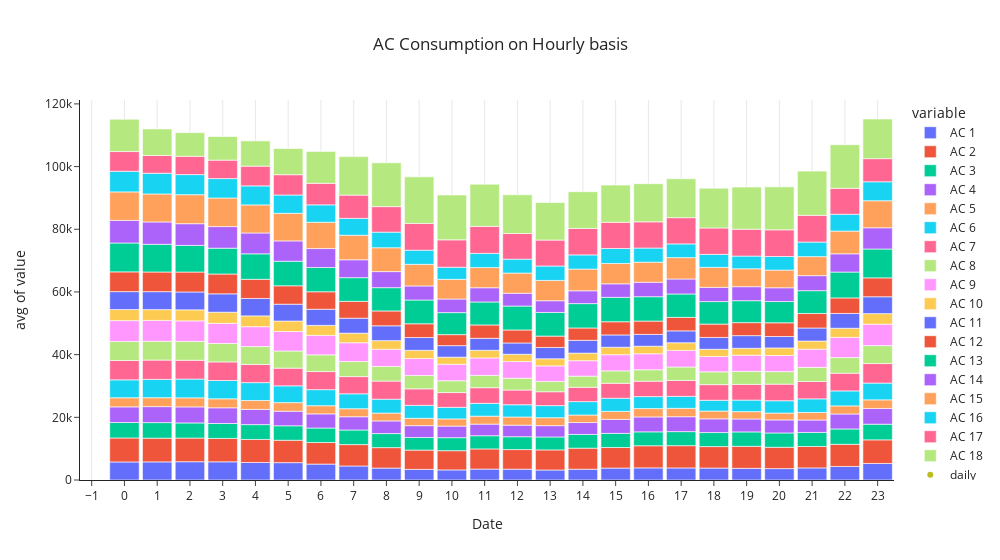

The notebook cell saved with this chart:
### Markdown cell above
This histogram represents the avg power consumed by the AC's over a period of two months.

### Code cell
fig = px.histogram(hour_wise, x="Date", y=hour_wise.columns, histfunc="avg", title="AC Consumption on Hourly basis")
fig.update_traces(xbins_size="M1")
fig.update_xaxes(showgrid=True, ticklabelmode="period", dtick="M1", tickformat="%b\n%Y")
fig.update_layout(bargap=0.1)
fig.add_trace(go.Scatter(mode="markers", x=hour_wise["Date"], y=hour_wise.columns, name="daily"))
fig.update_layout(title_x=0.5,template = 'simple_white',width=1000)

fig.show()

### Figure 1 — Plotly figure (JSON) as saved in the notebook; plotly's stock layout.template omitted (floating-point values rounded to 4 significant figures)
{"data": [{"alignmentgroup": "True", "bingroup": "x", "histfunc": "avg", "hovertemplate": "variable=AC 1<br>Date=%{x}<br>avg of value=%{y}<extra></extra>", "legendgroup": "AC 1", "marker": {"color": "#636efa", "pattern": {"shape": ""}}, "name": "AC 1", "offsetgroup": "AC 1", "orientation": "v", "showlegend": true, "type": "histogram", "x": [0, 1, 2, 3, 4, 5, 6, 7, 8, 9, 10, 11, 12, 13, 14, 15, 16, 17, 18, 19, 20, 21, 22, 23], "xaxis": "x", "xbins": {"size": "M1"}, "y": [5761.0, 5782.0, 5837.0, 5808.0, 5588.0, 5539.0, 5081.0, 4472.0, 3802.0, 3391.0, 3221.0, 3484.0, 3451.0, 3191.0, 3439.0, 3806.0, 3863.0, 3849.0, 3811.0, 3718.0, 3636.0, 3857.0, 4328.0, 5283.0], "yaxis": "y"}, {"alignmentgroup": "True", "bingroup": "x", "histfunc": "avg", "hovertemplate": "variable=AC 2<br>Date=%{x}<br>avg of value=%{y}<extra></extra>", "legendgroup": "AC 2", "marker": {"color": "#EF553B", "pattern": {"shape": ""}}, "name": "AC 2", "offsetgroup": "AC 2", "orientation": "v", "showlegend": true, "type": "histogram", "x": [0, 1, 2, 3, 4, 5, 6, 7, 8, 9, 10, 11, 12, 13, 14, 15, 16, 17, 18, 19, 20, 21, 22, 23], "xaxis": "x", "xbins": {"size": "M1"}, "y": [7651.0, 7554.0, 7542.0, 7463.0, 7358.0, 7147.0, 6873.0, 6830.0, 6533.0, 6153.0, 6131.0, 6431.0, 6258.0, 6412.0, 6716.0, 6567.0, 7061.0, 7103.0, 6853.0, 7020.0, 6802.0, 6828.0, 7060.0, 7527.0], "yaxis": "y"}, {"alignmentgroup": "True", "bingroup": "x", "histfunc": "avg", "hovertemplate": "variable=AC 3<br>Date=%{x}<br>avg of value=%{y}<extra></extra>", "legendgroup": "AC 3", "marker": {"color": "#00cc96", "pattern": {"shape": ""}}, "name": "AC 3", "offsetgroup": "AC 3", "orientation": "v", "showlegend": true, "type": "histogram", "x": [0, 1, 2, 3, 4, 5, 6, 7, 8, 9, 10, 11, 12, 13, 14, 15, 16, 17, 18, 19, 20, 21, 22, 23], "xaxis": "x", "xbins": {"size": "M1"}, "y": [4924.0, 4980.0, 4831.0, 4756.0, 4730.0, 4619.0, 4630.0, 4658.0, 4476.0, 4027.0, 4153.0, 4215.0, 4093.0, 4125.0, 4384.0, 4498.0, 4439.0, 4484.0, 4475.0, 4604.0, 4570.0, 4491.0, 4894.0, 4993.0], "yaxis": "y"}, {"alignmentgroup": "True", "bingroup": "x", "histfunc": "avg", "hovertemplate": "variable=AC 4<br>Date=%{x}<br>avg of value=%{y}<extra></extra>", "legendgroup": "AC 4", "marker": {"color": "#ab63fa", "pattern": {"shape": ""}}, "name": "AC 4", "offsetgroup": "AC 4", "orientation": "v", "showlegend": true, "type": "histogram", "x": [0, 1, 2, 3, 4, 5, 6, 7, 8, 9, 10, 11, 12, 13, 14, 15, 16, 17, 18, 19, 20, 21, 22, 23], "xaxis": "x", "xbins": {"size": "M1"}, "y": [4999.0, 5099.0, 5108.0, 5007.0, 4864.0, 4646.0, 4511.0, 4224.0, 4035.0, 3769.0, 3697.0, 3703.0, 3694.0, 3617.0, 3794.0, 4481.0, 4750.0, 4757.0, 4375.0, 4127.0, 4160.0, 3960.0, 4779.0, 5033.0], "yaxis": "y"}, {"alignmentgroup": "True", "bingroup": "x", "histfunc": "avg", "hovertemplate": "variable=AC 5<br>Date=%{x}<br>avg of value=%{y}<extra></extra>", "legendgroup": "AC 5", "marker": {"color": "#FFA15A", "pattern": {"shape": ""}}, "name": "AC 5", "offsetgroup": "AC 5", "orientation": "v", "showlegend": true, "type": "histogram", "x": [0, 1, 2, 3, 4, 5, 6, 7, 8, 9, 10, 11, 12, 13, 14, 15, 16, 17, 18, 19, 20, 21, 22, 23], "xaxis": "x", "xbins": {"size": "M1"}, "y": [2912.0, 2852.0, 2899.0, 2874.0, 2830.0, 2746.0, 2607.0, 2560.0, 2502.0, 2339.0, 2295.0, 2533.0, 2603.0, 2529.0, 2407.0, 2544.0, 2678.0, 2677.0, 2486.0, 2345.0, 2188.0, 2412.0, 2587.0, 2744.0], "yaxis": "y"}, {"alignmentgroup": "True", "bingroup": "x", "histfunc": "avg", "hovertemplate": "variable=AC 6<br>Date=%{x}<br>avg of value=%{y}<extra></extra>", "legendgroup": "AC 6", "marker": {"color": "#19d3f3", "pattern": {"shape": ""}}, "name": "AC 6", "offsetgroup": "AC 6", "orientation": "v", "showlegend": true, "type": "histogram", "x": [0, 1, 2, 3, 4, 5, 6, 7, 8, 9, 10, 11, 12, 13, 14, 15, 16, 17, 18, 19, 20, 21, 22, 23], "xaxis": "x", "xbins": {"size": "M1"}, "y": [5711.0, 5835.0, 5990.0, 5841.0, 5703.0, 5346.0, 5127.0, 4756.0, 4438.0, 4135.0, 3690.0, 4105.0, 3915.0, 3860.0, 4276.0, 4199.0, 3823.0, 3813.0, 3435.0, 3686.0, 3935.0, 4343.0, 4780.0, 5346.0], "yaxis": "y"}, {"alignmentgroup": "True", "bingroup": "x", "histfunc": "avg", "hovertemplate": "variable=AC 7<br>Date=%{x}<br>avg of value=%{y}<extra></extra>", "legendgroup": "AC 7", "marker": {"color": "#FF6692", "pattern": {"shape": ""}}, "name": "AC 7", "offsetgroup": "AC 7", "orientation": "v", "showlegend": true, "type": "histogram", "x": [0, 1, 2, 3, 4, 5, 6, 7, 8, 9, 10, 11, 12, 13, 14, 15, 16, 17, 18, 19, 20, 21, 22, 23], "xaxis": "x", "xbins": {"size": "M1"}, "y": [6167.0, 6164.0, 5996.0, 5922.0, 5784.0, 5646.0, 5770.0, 5496.0, 5780.0, 5262.0, 4708.0, 4974.0, 4694.0, 4420.0, 4556.0, 4769.0, 4907.0, 5069.0, 4995.0, 4995.0, 5290.0, 5525.0, 5651.0, 6233.0], "yaxis": "y"}, {"alignmentgroup": "True", "bingroup": "x", "histfunc": "avg", "hovertemplate": "variable=AC 8<br>Date=%{x}<br>avg of value=%{y}<extra></extra>", "legendgroup": "AC 8", "marker": {"color": "#B6E880", "pattern": {"shape": ""}}, "name": "AC 8", "offsetgroup": "AC 8", "orientation": "v", "showlegend": true, "type": "histogram", "x": [0, 1, 2, 3, 4, 5, 6, 7, 8, 9, 10, 11, 12, 13, 14, 15, 16, 17, 18, 19, 20, 21, 22, 23], "xaxis": "x", "xbins": {"size": "M1"}, "y": [6078.0, 6008.0, 6028.0, 5901.0, 5732.0, 5473.0, 5336.0, 4817.0, 4661.0, 4277.0, 3781.0, 3936.0, 3775.0, 3301.0, 3566.0, 3962.0, 3656.0, 4310.0, 4089.0, 4176.0, 4008.0, 4530.0, 4986.0, 5725.0], "yaxis": "y"}, {"alignmentgroup": "True", "bingroup": "x", "histfunc": "avg", "hovertemplate": "variable=AC 9<br>Date=%{x}<br>avg of value=%{y}<extra></extra>", "legendgroup": "AC 9", "marker": {"color": "#FF97FF", "pattern": {"shape": ""}}, "name": "AC 9", "offsetgroup": "AC 9", "orientation": "v", "showlegend": true, "type": "histogram", "x": [0, 1, 2, 3, 4, 5, 6, 7, 8, 9, 10, 11, 12, 13, 14, 15, 16, 17, 18, 19, 20, 21, 22, 23], "xaxis": "x", "xbins": {"size": "M1"}, "y": [6649.0, 6647.0, 6538.0, 6421.0, 6323.0, 6221.0, 6216.0, 5984.0, 5484.0, 5405.0, 5245.0, 5558.0, 5319.0, 4957.0, 4939.0, 5158.0, 5109.0, 5279.0, 4889.0, 5138.0, 5138.0, 5793.0, 6457.0, 6826.0], "yaxis": "y"}, {"alignmentgroup": "True", "bingroup": "x", "histfunc": "avg", "hovertemplate": "variable=AC 10<br>Date=%{x}<br>avg of value=%{y}<extra></extra>", "legendgroup": "AC 10", "marker": {"color": "#FECB52", "pattern": {"shape": ""}}, "name": "AC 10", "offsetgroup": "AC 10", "orientation": "v", "showlegend": true, "type": "histogram", "x": [0, 1, 2, 3, 4, 5, 6, 7, 8, 9, 10, 11, 12, 13, 14, 15, 16, 17, 18, 19, 20, 21, 22, 23], "xaxis": "x", "xbins": {"size": "M1"}, "y": [3532.0, 3450.0, 3532.0, 3546.0, 3448.0, 3343.0, 3187.0, 3056.0, 2757.0, 2621.0, 2275.0, 2447.0, 2315.0, 2276.0, 2404.0, 2376.0, 2403.0, 2457.0, 2310.0, 2220.0, 2411.0, 2608.0, 2897.0, 3379.0], "yaxis": "y"}, {"alignmentgroup": "True", "bingroup": "x", "histfunc": "avg", "hovertemplate": "variable=AC 11<br>Date=%{x}<br>avg of value=%{y}<extra></extra>", "legendgroup": "AC 11", "marker": {"color": "#636efa", "pattern": {"shape": ""}}, "name": "AC 11", "offsetgroup": "AC 11", "orientation": "v", "showlegend": true, "type": "histogram", "x": [0, 1, 2, 3, 4, 5, 6, 7, 8, 9, 10, 11, 12, 13, 14, 15, 16, 17, 18, 19, 20, 21, 22, 23], "xaxis": "x", "xbins": {"size": "M1"}, "y": [5723.0, 5717.0, 5696.0, 5858.0, 5560.0, 5371.0, 5146.0, 4774.0, 4732.0, 4079.0, 3675.0, 3823.0, 3601.0, 3596.0, 4086.0, 3924.0, 3777.0, 3788.0, 3772.0, 4031.0, 3659.0, 4150.0, 4729.0, 5378.0], "yaxis": "y"}, {"alignmentgroup": "True", "bingroup": "x", "histfunc": "avg", "hovertemplate": "variable=AC 12<br>Date=%{x}<br>avg of value=%{y}<extra></extra>", "legendgroup": "AC 12", "marker": {"color": "#EF553B", "pattern": {"shape": ""}}, "name": "AC 12", "offsetgroup": "AC 12", "orientation": "v", "showlegend": true, "type": "histogram", "x": [0, 1, 2, 3, 4, 5, 6, 7, 8, 9, 10, 11, 12, 13, 14, 15, 16, 17, 18, 19, 20, 21, 22, 23], "xaxis": "x", "xbins": {"size": "M1"}, "y": [6301.0, 6278.0, 6362.0, 6326.0, 6115.0, 5872.0, 5580.0, 5371.0, 4741.0, 4391.0, 3519.0, 4266.0, 4152.0, 3632.0, 3941.0, 4212.0, 4243.0, 4305.0, 4262.0, 4156.0, 4362.0, 4635.0, 4952.0, 6027.0], "yaxis": "y"}, {"alignmentgroup": "True", "bingroup": "x", "histfunc": "avg", "hovertemplate": "variable=AC 13<br>Date=%{x}<br>avg of value=%{y}<extra></extra>", "legendgroup": "AC 13", "marker": {"color": "#00cc96", "pattern": {"shape": ""}}, "name": "AC 13", "offsetgroup": "AC 13", "orientation": "v", "showlegend": true, "type": "histogram", "x": [0, 1, 2, 3, 4, 5, 6, 7, 8, 9, 10, 11, 12, 13, 14, 15, 16, 17, 18, 19, 20, 21, 22, 23], "xaxis": "x", "xbins": {"size": "M1"}, "y": [9203.0, 8837.0, 8489.0, 8240.0, 8131.0, 7839.0, 7727.0, 7561.0, 7425.0, 7581.0, 7021.0, 7330.0, 7635.0, 7549.0, 7776.0, 7784.0, 7773.0, 7468.0, 7184.0, 7000.0, 6787.0, 7273.0, 8252.0, 9203.0], "yaxis": "y"}, {"alignmentgroup": "True", "bingroup": "x", "histfunc": "avg", "hovertemplate": "variable=AC 14<br>Date=%{x}<br>avg of value=%{y}<extra></extra>", "legendgroup": "AC 14", "marker": {"color": "#ab63fa", "pattern": {"shape": ""}}, "name": "AC 14", "offsetgroup": "AC 14", "orientation": "v", "showlegend": true, "type": "histogram", "x": [0, 1, 2, 3, 4, 5, 6, 7, 8, 9, 10, 11, 12, 13, 14, 15, 16, 17, 18, 19, 20, 21, 22, 23], "xaxis": "x", "xbins": {"size": "M1"}, "y": [7222.0, 7129.0, 6930.0, 6896.0, 6654.0, 6475.0, 6052.0, 5711.0, 5125.0, 4480.0, 4334.0, 4538.0, 4089.0, 3735.0, 4087.0, 4314.0, 4612.0, 4771.0, 4525.0, 4460.0, 4390.0, 4793.0, 5818.0, 6784.0], "yaxis": "y"}, {"alignmentgroup": "True", "bingroup": "x", "histfunc": "avg", "hovertemplate": "variable=AC 15<br>Date=%{x}<br>avg of value=%{y}<extra></extra>", "legendgroup": "AC 15", "marker": {"color": "#FFA15A", "pattern": {"shape": ""}}, "name": "AC 15", "offsetgroup": "AC 15", "orientation": "v", "showlegend": true, "type": "histogram", "x": [0, 1, 2, 3, 4, 5, 6, 7, 8, 9, 10, 11, 12, 13, 14, 15, 16, 17, 18, 19, 20, 21, 22, 23], "xaxis": "x", "xbins": {"size": "M1"}, "y": [9091.0, 8930.0, 9257.0, 9111.0, 8947.0, 8807.0, 8400.0, 7832.0, 7614.0, 6902.0, 6281.0, 6442.0, 6429.0, 6478.0, 6919.0, 6494.0, 6407.0, 6824.0, 6386.0, 5723.0, 5641.0, 6070.0, 7248.0, 8617.0], "yaxis": "y"}, {"alignmentgroup": "True", "bingroup": "x", "histfunc": "avg", "hovertemplate": "variable=AC 16<br>Date=%{x}<br>avg of value=%{y}<extra></extra>", "legendgroup": "AC 16", "marker": {"color": "#19d3f3", "pattern": {"shape": ""}}, "name": "AC 16", "offsetgroup": "AC 16", "orientation": "v", "showlegend": true, "type": "histogram", "x": [0, 1, 2, 3, 4, 5, 6, 7, 8, 9, 10, 11, 12, 13, 14, 15, 16, 17, 18, 19, 20, 21, 22, 23], "xaxis": "x", "xbins": {"size": "M1"}, "y": [6584.0, 6605.0, 6410.0, 6205.0, 6083.0, 5843.0, 5553.0, 5377.0, 4982.0, 4523.0, 3853.0, 4524.0, 4440.0, 4601.0, 4532.0, 4783.0, 4510.0, 4370.0, 4147.0, 4054.0, 4332.0, 4648.0, 5365.0, 6053.0], "yaxis": "y"}, {"alignmentgroup": "True", "bingroup": "x", "histfunc": "avg", "hovertemplate": "variable=AC 17<br>Date=%{x}<br>avg of value=%{y}<extra></extra>", "legendgroup": "AC 17", "marker": {"color": "#FF6692", "pattern": {"shape": ""}}, "name": "AC 17", "offsetgroup": "AC 17", "orientation": "v", "showlegend": true, "type": "histogram", "x": [0, 1, 2, 3, 4, 5, 6, 7, 8, 9, 10, 11, 12, 13, 14, 15, 16, 17, 18, 19, 20, 21, 22, 23], "xaxis": "x", "xbins": {"size": "M1"}, "y": [6287.0, 5665.0, 5844.0, 5884.0, 6287.0, 6483.0, 6863.0, 7424.0, 8142.0, 8533.0, 8744.0, 8615.0, 8178.0, 8271.0, 8431.0, 8346.0, 8363.0, 8379.0, 8419.0, 8558.0, 8509.0, 8530.0, 8283.0, 7382.0], "yaxis": "y"}, {"alignmentgroup": "True", "bingroup": "x", "histfunc": "avg", "hovertemplate": "variable=AC 18<br>Date=%{x}<br>avg of value=%{y}<extra></extra>", "legendgroup": "AC 18", "marker": {"color": "#B6E880", "pattern": {"shape": ""}}, "name": "AC 18", "offsetgroup": "AC 18", "orientation": "v", "showlegend": true, "type": "histogram", "x": [0, 1, 2, 3, 4, 5, 6, 7, 8, 9, 10, 11, 12, 13, 14, 15, 16, 17, 18, 19, 20, 21, 22, 23], "xaxis": "x", "xbins": {"size": "M1"}, "y": [10320.0, 8481.0, 7545.0, 7534.0, 8067.0, 8353.0, 10180.0, 12280.0, 13980.0, 14850.0, 14330.0, 13460.0, 12370.0, 11970.0, 11730.0, 11890.0, 12180.0, 12420.0, 12710.0, 13450.0, 13710.0, 14110.0, 13920.0, 12650.0], "yaxis": "y"}, {"mode": "markers", "name": "daily", "type": "scatter", "x": [0, 1, 2, 3, 4, 5, 6, 7, 8, 9, 10, 11, 12, 13, 14, 15, 16, 17, 18, 19, 20, 21, 22, 23], "y": ["Date", "AC 1", "AC 2", "AC 3", "AC 4", "AC 5", "AC 6", "AC 7", "AC 8", "AC 9", "AC 10", "AC 11", "AC 12", "AC 13", "AC 14", "AC 15", "AC 16", "AC 17", "AC 18"]}], "layout": {"bargap": 0.1, "barmode": "relative", "legend": {"title": {"text": "variable"}, "tracegroupgap": 0}, "title": {"text": "AC Consumption on Hourly basis", "x": 0.5}, "width": 1000, "xaxis": {"anchor": "y", "domain": [0, 1], "dtick": "M1", "showgrid": true, "tickformat": "%b\n%Y", "ticklabelmode": "period", "title": {"text": "Date"}}, "yaxis": {"anchor": "x", "domain": [0, 1], "title": {"text": "avg of value"}}}}
